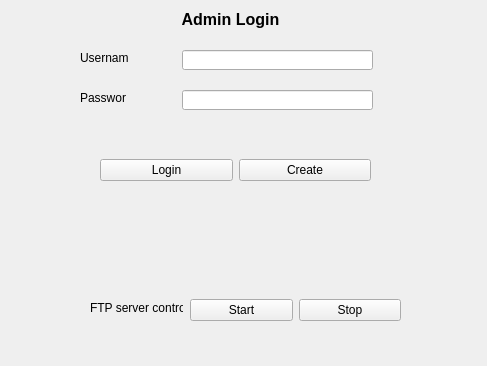
<?xml version="1.0" encoding="UTF-8"?>
<ui version="4.0">
 <class>MainWindow</class>
 <widget class="QMainWindow" name="MainWindow">
  <property name="geometry">
   <rect>
    <x>0</x>
    <y>0</y>
    <width>487</width>
    <height>366</height>
   </rect>
  </property>
  <property name="windowTitle">
   <string>FTP Server</string>
  </property>
  <property name="windowIcon">
   <iconset>
    <normaloff>../../../../usr/share/icons/gnome/32x32/places/network-server.png</normaloff>../../../../usr/share/icons/gnome/32x32/places/network-server.png</iconset>
  </property>
  <widget class="QWidget" name="centralwidget">
   <widget class="QLabel" name="label_2">
    <property name="geometry">
     <rect>
      <x>80</x>
      <y>90</y>
      <width>46</width>
      <height>16</height>
     </rect>
    </property>
    <property name="text">
     <string>Password</string>
    </property>
   </widget>
   <widget class="QLineEdit" name="lineEditPassword">
    <property name="geometry">
     <rect>
      <x>182</x>
      <y>90</y>
      <width>191</width>
      <height>20</height>
     </rect>
    </property>
   </widget>
   <widget class="QLineEdit" name="lineEditUser">
    <property name="geometry">
     <rect>
      <x>182</x>
      <y>50</y>
      <width>191</width>
      <height>20</height>
     </rect>
    </property>
    <property name="layoutDirection">
     <enum>Qt::LeftToRight</enum>
    </property>
   </widget>
   <widget class="QLabel" name="label">
    <property name="geometry">
     <rect>
      <x>80</x>
      <y>50</y>
      <width>48</width>
      <height>16</height>
     </rect>
    </property>
    <property name="text">
     <string>Username</string>
    </property>
   </widget>
   <widget class="QLabel" name="label_3">
    <property name="geometry">
     <rect>
      <x>180</x>
      <y>10</y>
      <width>101</width>
      <height>19</height>
     </rect>
    </property>
    <property name="font">
     <font>
      <pointsize>12</pointsize>
      <weight>75</weight>
      <bold>true</bold>
     </font>
    </property>
    <property name="text">
     <string>Admin Login</string>
    </property>
    <property name="alignment">
     <set>Qt::AlignCenter</set>
    </property>
   </widget>
   <widget class="QLabel" name="label_4">
    <property name="geometry">
     <rect>
      <x>90</x>
      <y>300</y>
      <width>93</width>
      <height>16</height>
     </rect>
    </property>
    <property name="text">
     <string>FTP server controls</string>
    </property>
   </widget>
   <widget class="QWidget" name="horizontalLayoutWidget">
    <property name="geometry">
     <rect>
      <x>190</x>
      <y>270</y>
      <width>211</width>
      <height>80</height>
     </rect>
    </property>
    <layout class="QHBoxLayout" name="horizontalLayout_2">
     <item>
      <widget class="QPushButton" name="pushButtonStart">
       <property name="text">
        <string>Start</string>
       </property>
      </widget>
     </item>
     <item>
      <widget class="QPushButton" name="pushButtonStop">
       <property name="text">
        <string>Stop</string>
       </property>
      </widget>
     </item>
    </layout>
   </widget>
   <widget class="QWidget" name="horizontalLayoutWidget_2">
    <property name="geometry">
     <rect>
      <x>100</x>
      <y>130</y>
      <width>271</width>
      <height>80</height>
     </rect>
    </property>
    <layout class="QHBoxLayout" name="horizontalLayout_3">
     <item>
      <widget class="QPushButton" name="pushButtonLogin">
       <property name="text">
        <string>Login</string>
       </property>
      </widget>
     </item>
     <item>
      <widget class="QPushButton" name="pushButtonCreate">
       <property name="text">
        <string>Create</string>
       </property>
      </widget>
     </item>
    </layout>
   </widget>
   <widget class="QLabel" name="checkinputlabel">
    <property name="geometry">
     <rect>
      <x>80</x>
      <y>230</y>
      <width>291</width>
      <height>20</height>
     </rect>
    </property>
    <property name="text">
     <string/>
    </property>
   </widget>
  </widget>
 </widget>
 <resources/>
 <connections/>
</ui>
